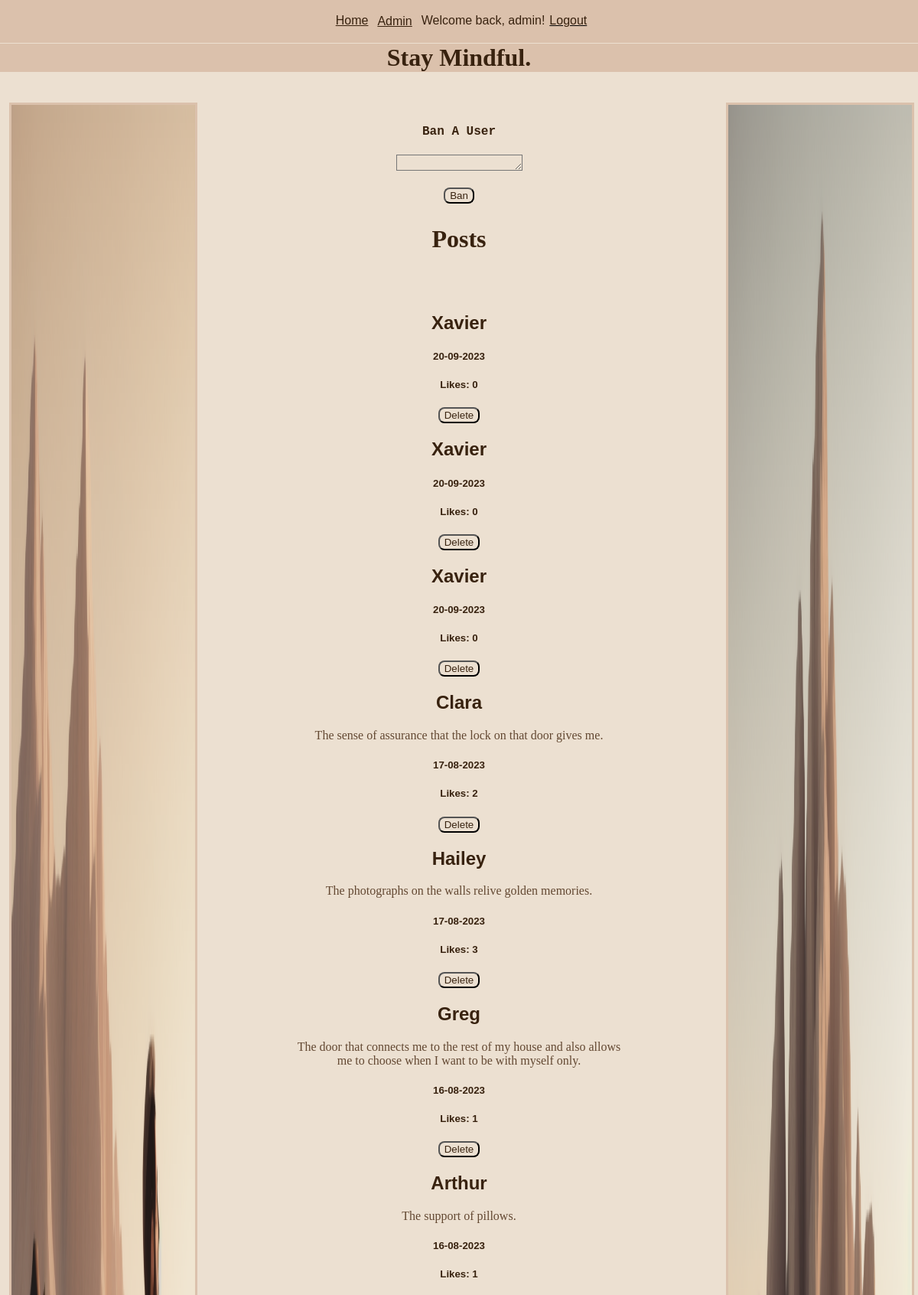
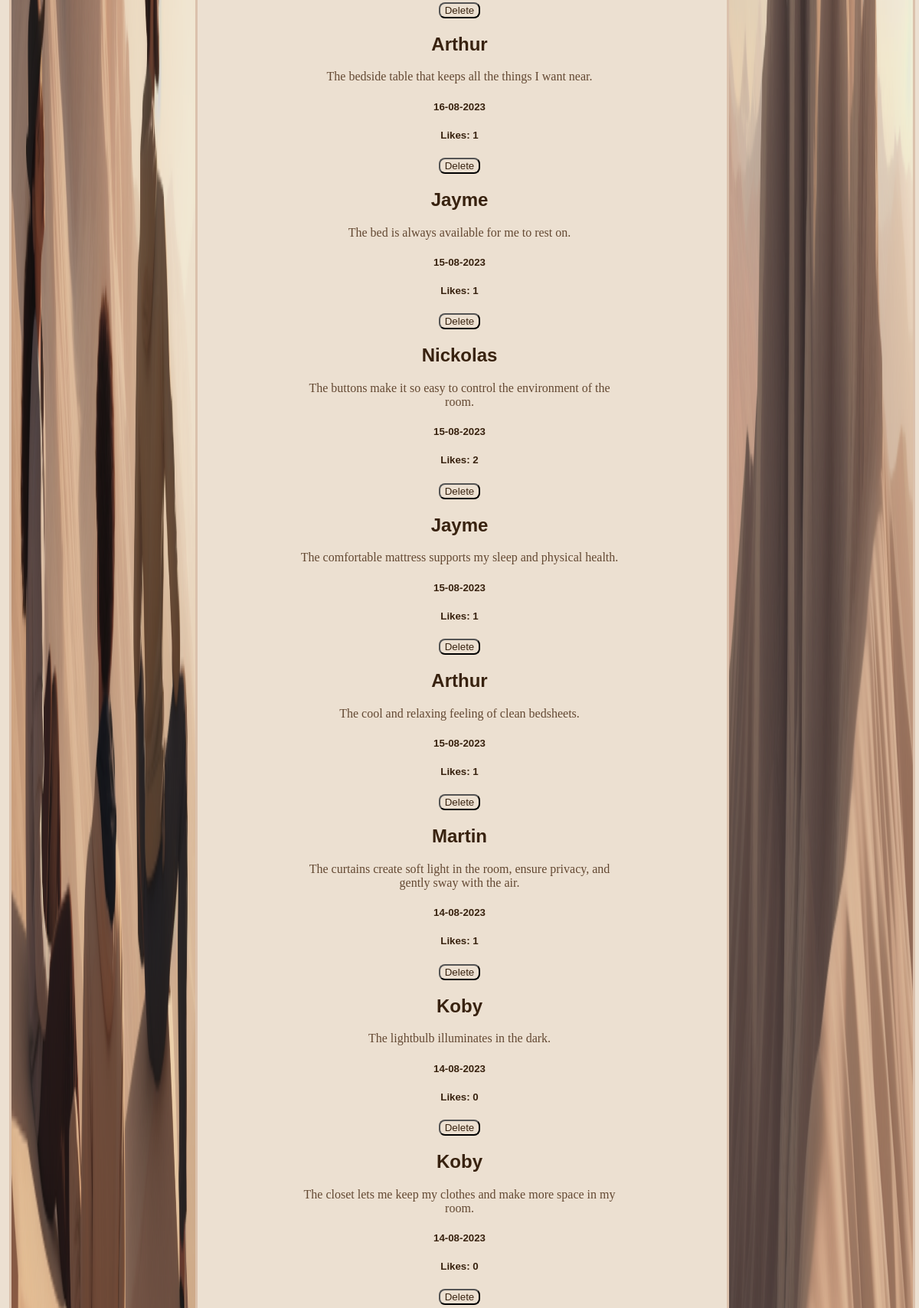
The page /admin (signed in, upper part) on the database its author committed (2 pictures, top to bottom).
### tables this page shows
CREATE TABLE User (id INTEGER PRIMARY KEY, username TEXT, password TEXT);

CREATE TABLE Gratitude_idea (id INTEGER PRIMARY KEY, date TEXT, username TEXT, content TEXT, like_count INTEGER DEFAULT (0), is_public INTEGER);

### routes.py (the view)
@app.route('/admin', methods=['GET', 'POST'])
def admin():
    if 'username' in session:
        if session['username'] == 'admin':
            idea_data = db_query('SELECT username, content, date, id,\
            like_count FROM Gratitude_idea ORDER BY date DESC',
                                 False, False, ())
            username = db_query('SELECT username FROM User', False, False, ())
            return render_template("admin.html", idea_data=idea_data,
                                   username=username)
        else:
            flash("Please login to the administrator account before attempting\
                   to access the admin page.")
            return redirect('loginpage')
    else:
        flash("Please login to the administrator account before attempting to\
                access the admin page.")
        return redirect('loginpage')

### routes.py (called while the page is built)
def db_query(query, is_single, is_insert, data):
    conn = sqlite3.connect("mindful.db")
    try:
        cur = conn.cursor()
        cur.execute(query, data)
        if is_insert:
            conn.commit()
        if is_single:
            result = cur.fetchone()
        else:
            result = cur.fetchall()
        return result
    finally:
        conn.close()

def get_random_image():
    image_folder = os.path.join(app.static_folder, 'images')
    images = os.listdir(image_folder)
    random_image = random.choice(images)
    return f"static/images/{random_image}"

@app.context_processor
def inject_random_image():
    return {'random_image': get_random_image(),
            'random_image1': get_random_image()}

### templates/admin.html (shortened to what this page needs)
{% extends 'layout.html' %}
{% block content %}
<form action="/ban_user" method="post">
    <h2><label for="username">Ban A User</label></h2>
    <textarea class="input" required name="username" id="username" cols="18" rows="1" maxlength="120"></textarea>
    <br><br>
    <button class="button">Ban</button>
</form>
<div>
    <h1>Posts</h1>
    <br><br>
    {% for idea_data in idea_data %}
    <h2>
    {{ idea_data[0] }}
    </h2>
    <p class="p_overflow">
    {{ idea_data[1] }}
    </p>
    <h5>
    {{idea_data[2]}}
    </h5>
    <h5>
    Likes: {{idea_data[4]}}
    </h5>
    <form action="/delete_their_post" method="post">
        <button class="button">Delete</button>
    </form>
    {% endfor %}
</div>
{% endblock %}

### templates/nav.html (shortened to what this page needs)
<div id="nav">
        <a class="nav_element" href="/">Home</a>
        {% if session.username == "admin" %}
        <form action="/adminlogin" method="post">
                <button class="button" id="admin">Admin</button>
        </form>
        <a id="username_nav" class="nav_element">Welcome back, {{ session.username }}! </a>
                <form action="/logout" method="post">
                        <button class="nav_button" id="logout"><a> Logout</a></button>
                </form>
        {% else %}
        <a class="nav_element" href="/create_account_page">Create an account</a>
        <a class="nav_element" href="/loginpage">Login</a>
        {% endif %}
</div>

### static/styles.css (style rules this page uses)
body { background-color: #ece0d1; margin: auto; text-align: center; min-height: 100vh; }
div { padding-top: 1.5%; padding-bottom: 1.5%; }
.nav_element { padding-left: 0.5%; padding-right: 0.5%; }
#nav { position:fixed; top:0%; width: 100%; background-color: #dbc1ac; display: flex; justify-content: center; }
h1 { font-family: cursive; color: #38220f; }
h2 { font-family: sans-serif; color: #38220f; }
h5 { font-family: sans-serif; color: #38220f; padding-left: 5%; padding-right: 5%; }
p { font-family: cursive; color: #634832; }
.p_overflow { overflow-wrap: break-word; margin: auto; }
a { font-family: sans-serif; color: #38220f; }
label { font-family: monospace; font-size: large; color: #38220f; }
.nav_button { background: none!important; border: none; padding: 0!important; font-size: medium; font-family: sans-serif; text-decoration: underline; cursor: pointer; }
.button { background-color: #ece0d1; color: #38220f; border-radius: 8px; }
.input { background-color: #ece0d1; }
#admin { background-color: #dbc1ac; color: #38220f; border: none; text-decoration: underline; font-family: sans-serif; font-size: medium; }

### rows shown on the page
User: username "admin"
Gratitude_idea: username "Xavier", date "20-09-2023", like_count "0"
Gratitude_idea: username "Xavier", date "20-09-2023", like_count "0"
Gratitude_idea: username "Xavier", date "20-09-2023", like_count "0"
Gratitude_idea: username "Clara", content "The sense of assurance that the lock on that door gives me.", date "17-08-2023", like_count "2"
Gratitude_idea: username "Hailey", content "The photographs on the walls relive golden memories.", date "17-08-2023", like_count "3"
Gratitude_idea: username "Greg", content "The door that connects me to the rest of my house and also allows me to choose when I want to be with myself only.", date "16-08-2023", like_count "1"
Gratitude_idea: username "Arthur", content "The support of pillows.", date "16-08-2023", like_count "1"
Gratitude_idea: username "Arthur", content "The bedside table that keeps all the things I want near.", date "16-08-2023", like_count "1"
Gratitude_idea: username "Jayme", content "The bed is always available for me to rest on.", date "15-08-2023", like_count "1"
Gratitude_idea: username "Nickolas", content "The buttons make it so easy to control the environment of the room.", date "15-08-2023", like_count "2"
Gratitude_idea: username "Jayme", content "The comfortable mattress supports my sleep and physical health.", date "15-08-2023", like_count "1"
Gratitude_idea: username "Arthur", content "The cool and relaxing feeling of clean bedsheets.", date "15-08-2023", like_count "1"
Gratitude_idea: username "Martin", content "The curtains create soft light in the room, ensure privacy, and gently sway with the air.", date "14-08-2023", like_count "1"
Gratitude_idea: username "Koby", content "The lightbulb illuminates in the dark.", date "14-08-2023", like_count "0"
Gratitude_idea: username "Koby", content "The closet lets me keep my clothes and make more space in my room.", date "14-08-2023", like_count "0"
